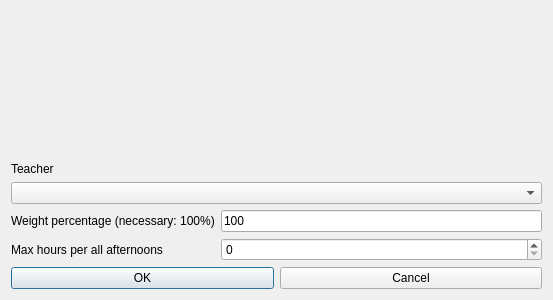
<?xml version="1.0" encoding="UTF-8"?>
<ui version="4.0">
 <class>ModifyConstraintTeacherMaxHoursPerAllAfternoonsForm_template</class>
 <widget class="QDialog" name="ModifyConstraintTeacherMaxHoursPerAllAfternoonsForm_template">
  <property name="geometry">
   <rect>
    <x>0</x>
    <y>0</y>
    <width>553</width>
    <height>300</height>
   </rect>
  </property>
  <property name="windowTitle">
   <string extracomment="This is the title of the dialog to modify a constraint of this type">Modify teacher max hours per all afternoons</string>
  </property>
  <layout class="QGridLayout" name="gridLayout">
   <item row="1" column="0" colspan="3">
    <widget class="QLabel" name="teacherTextLabel">
     <property name="frameShape">
      <enum>QFrame::NoFrame</enum>
     </property>
     <property name="frameShadow">
      <enum>QFrame::Plain</enum>
     </property>
     <property name="text">
      <string>Teacher</string>
     </property>
     <property name="wordWrap">
      <bool>false</bool>
     </property>
    </widget>
   </item>
   <item row="4" column="2">
    <widget class="QSpinBox" name="maxHoursSpinBox"/>
   </item>
   <item row="5" column="0" colspan="3">
    <layout class="QHBoxLayout" name="horizontalLayout">
     <item>
      <widget class="QPushButton" name="okPushButton">
       <property name="text">
        <string>OK</string>
       </property>
      </widget>
     </item>
     <item>
      <widget class="QPushButton" name="cancelPushButton">
       <property name="text">
        <string>Cancel</string>
       </property>
      </widget>
     </item>
    </layout>
   </item>
   <item row="3" column="2">
    <widget class="QLineEdit" name="weightLineEdit">
     <property name="text">
      <string notr="true">100</string>
     </property>
    </widget>
   </item>
   <item row="3" column="0" colspan="2">
    <widget class="QLabel" name="weightTextLabel">
     <property name="frameShape">
      <enum>QFrame::NoFrame</enum>
     </property>
     <property name="frameShadow">
      <enum>QFrame::Plain</enum>
     </property>
     <property name="text">
      <string>Weight percentage (necessary: 100%)</string>
     </property>
     <property name="wordWrap">
      <bool>false</bool>
     </property>
    </widget>
   </item>
   <item row="2" column="0" colspan="3">
    <widget class="QComboBox" name="teachersComboBox">
     <property name="editable">
      <bool>false</bool>
     </property>
     <property name="insertPolicy">
      <enum>QComboBox::NoInsert</enum>
     </property>
     <property name="duplicatesEnabled">
      <bool>false</bool>
     </property>
    </widget>
   </item>
   <item row="4" column="0">
    <widget class="QLabel" name="maxHoursTextLabel">
     <property name="frameShape">
      <enum>QFrame::NoFrame</enum>
     </property>
     <property name="frameShadow">
      <enum>QFrame::Plain</enum>
     </property>
     <property name="text">
      <string>Max hours per all afternoons</string>
     </property>
     <property name="wordWrap">
      <bool>false</bool>
     </property>
    </widget>
   </item>
   <item row="0" column="0" colspan="3">
    <spacer name="verticalSpacer">
     <property name="orientation">
      <enum>Qt::Vertical</enum>
     </property>
     <property name="sizeHint" stdset="0">
      <size>
       <width>20</width>
       <height>66</height>
      </size>
     </property>
    </spacer>
   </item>
  </layout>
 </widget>
 <layoutdefault spacing="6" margin="11"/>
 <resources/>
 <connections/>
</ui>
